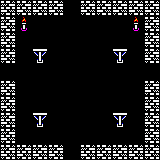

Tiled map render using the project's own tile images. Description and the whole map definition, tile-layer contents included, below:
An orthogonal 10x10 tile map with 16x16 px tiles, 2 tile layers (Graph, Spawn) and 6 objects.

<map version="1.10" tiledversion="1.10.2" orientation="orthogonal" renderorder="left-up" width="10" height="10" tilewidth="16" tileheight="16" infinite="0" nextlayerid="5" nextobjectid="7">
 <tileset firstgid="1" source="jeu-lynx.tsx" />
 <layer id="1" name="Graph" width="10" height="10">
  <data encoding="csv">
644,644,644,644,1,644,644,644,644,644,
644,739,1,1,1,1,1,1,739,644,
644,1,1,1,1,1,1,1,1,644,
644,1,646,1,1,1,1,646,1,644,
1,1,1,1,1,1,1,1,1,1,
644,1,1,1,1,1,1,1,1,644,
644,1,1,1,1,1,1,1,1,644,
644,1,646,1,1,1,1,646,1,644,
644,1,1,1,1,1,1,1,1,644,
644,644,644,644,1,644,644,644,644,644
</data>
 </layer>
 <objectgroup id="4" name="Texte">
  <object id="6" x="48.5971" y="60.0167" width="74.8539" height="22.1615">
   <text fontfamily="Sans Serif" pixelsize="8" wrap="1" color="#ff0000" italic="1">Vos pas résonnent</text>
  </object>
 </objectgroup>
 <layer id="2" name="Spawn" width="10" height="10">
  <data encoding="csv">
0,0,0,0,0,0,0,0,0,0,
0,0,0,0,0,0,0,0,0,0,
0,0,0,0,0,0,0,0,0,0,
0,0,0,0,0,0,0,0,0,0,
0,0,0,0,0,0,0,0,0,0,
0,0,0,0,0,0,0,0,0,0,
0,0,0,0,0,0,0,0,0,0,
0,0,0,0,0,0,0,0,0,0,
0,0,0,0,0,0,0,0,0,0,
0,0,0,0,0,0,0,0,0,0
</data>
 </layer>
 <objectgroup id="3" name="Liaisons">
  <object id="1" x="0.414033" y="66.9251" width="16.6858" height="10.4306">
   <text fontfamily="Sans Serif" pixelsize="8" wrap="1" color="#aa00ff" halign="center" valign="center">E22</text>
  </object>
  <object id="2" x="141.389" y="66.3039" width="16.6858" height="10.4306">
   <text fontfamily="Sans Serif" pixelsize="8" wrap="1" color="#aa00ff" halign="center" valign="center">E23</text>
  </object>
  <object id="3" x="19.842" y="66.6562" width="16.6858" height="10.4306">
   <text fontfamily="Sans Serif" pixelsize="8" wrap="1" color="#aa00ff" halign="center" valign="center">S23</text>
  </object>
  <object id="4" x="62.4716" y="145.926" width="16.6858" height="10.4306">
   <text fontfamily="Sans Serif" pixelsize="8" wrap="1" color="#aa00ff" halign="center" valign="center">E24</text>
  </object>
  <object id="5" x="64.6751" y="19.6805" width="16.6858" height="10.4306">
   <text fontfamily="Sans Serif" pixelsize="8" wrap="1" color="#aa00ff" halign="center" valign="center">S24</text>
  </object>
 </objectgroup>
</map>
